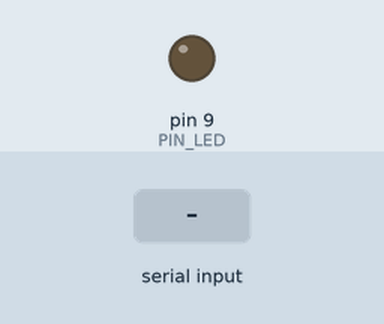
Simulated run of this sketch. Board: Arduino Uno, built with avr-gcc and run on an emulated ATmega328P. On the bench: output pins drawn as LEDs (lit = HIGH). The inputs (shaded band) are chosen by the test bench.

Above: at 1.2 s.
1.3 s: "o" received over Serial
At 2.4 s:
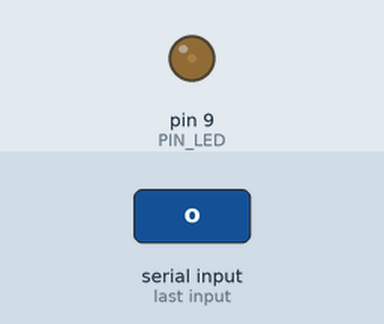
2.8 s: "o" received over Serial
At 3.5 s:
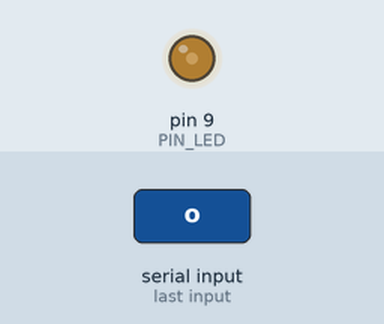
Timing chart, 0 to 5.8 s (numbered marks = the images above; inputs shaded):
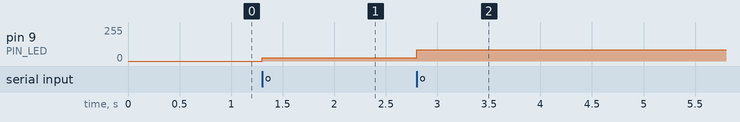

Measured:
- after the input at 1.3 s, pin 9 (PIN_LED): 0/255 → 25/255 at once
- after the input at 2.8 s, pin 9 (PIN_LED): 25/255 → 85/255 at once

The sketch:

LED_Control.ino
```cpp
enum event{

  ON,
  OFF
};

enum ligth_state_t{
  LIGHT_OFF,
  LIGHT_DIM,
  LIGHT_MED,
  LIGHT_FULL
};

ligth_state_t curr_state = LIGHT_OFF;

#define PIN_LED  9

#define LIGHT_BRIGHT_DIM     25
#define LIGHT_BRIGHT_MED     85
#define LIGHT_BRIGHT_FULL    255
#define LIGHT_BRIGHT_OFF     0


void setup() {
  // put your setup code here, to run once:
  Serial.begin(115200);

}

void loop() {
  // put your main code here, to run repeatedly:
  if(Serial.available() > 0){
    uint8_t event = Serial.read();
    if(event == 'o'){
      light_state_machine(ON);
    }else if(event == 'x'){
      light_state_machine(OFF);
    }

  }

}

void light_change_intensity(uint8_t led_pin , uint8_t intensity)
{
  analogWrite(led_pin , intensity);
}
void light_state_machine(uint8_t event)
{

  switch(curr_state)
  {
    case LIGHT_OFF:
      switch(event)
      {
        case ON:
          light_change_intensity(PIN_LED, LIGHT_BRIGHT_DIM);
          curr_state = LIGHT_DIM;
          break;
      }
    break;
    case LIGHT_DIM:
       switch(event)
       {
        case ON:
          light_change_intensity(PIN_LED, LIGHT_BRIGHT_MED);
          curr_state = LIGHT_MED;
          break;
        case OFF:
          light_change_intensity(PIN_LED, LIGHT_BRIGHT_OFF);
          curr_state = LIGHT_OFF;
          break;
       }
    break;
    case LIGHT_MED:
       switch(event)
       {
        case ON:
          light_change_intensity(PIN_LED, LIGHT_BRIGHT_FULL);
          curr_state = LIGHT_FULL;
          break;
        case OFF:
          light_change_intensity(PIN_LED, LIGHT_BRIGHT_OFF);
          curr_state = LIGHT_OFF;
          break;
       }
    break;
    case LIGHT_FULL:
       switch(event)
       {
        case ON:
          light_change_intensity(PIN_LED, LIGHT_BRIGHT_DIM);
          curr_state = LIGHT_FULL;
          break;
        case OFF:
          light_change_intensity(PIN_LED, LIGHT_BRIGHT_OFF);
          curr_state = LIGHT_OFF;
          break;
       }
    break;

  }

}
```
